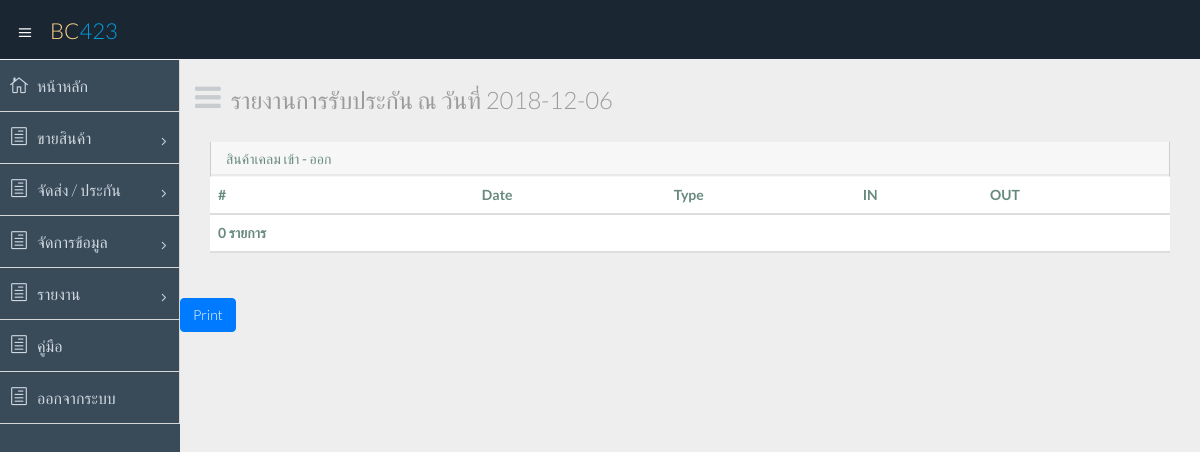
Page /report_claim_1.php on the earlier database version.
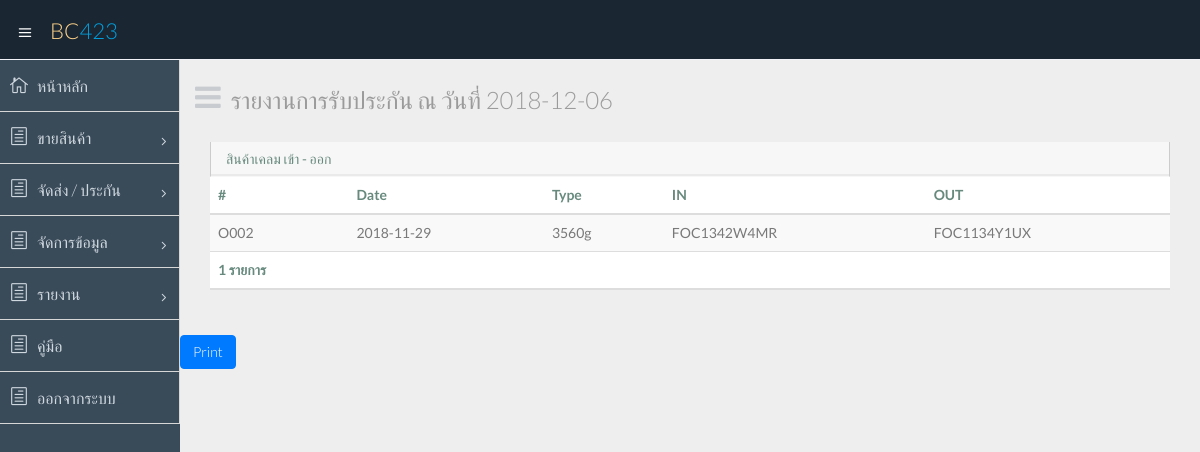
Same page on the later database version.
### tables this page shows
CREATE TABLE `claim` (
  `claim_id` int(11) NOT NULL,
  `claim_date` date NOT NULL,
  `old_sn` varchar(20) NOT NULL,
  `new_sn` varchar(20) NOT NULL,
  `claim_reason` varchar(500) DEFAULT NULL
);

CREATE TABLE `product` (
  `prod_sn` varchar(20) NOT NULL,
  `type_id` varchar(5) NOT NULL,
  `prod_in` date NOT NULL,
  `prod_status` int(11) NOT NULL,
  `orders_id` varchar(5) DEFAULT NULL
);

### report_claim_1.php (the view)
<?php
require 'header.php';
$conn = new mysqli("localhost", "root", "", "proj-warranty");
$conn->set_charset("utf8");
?>
    <section id="main-content">
      <section id="printableArea" class="wrapper">
        <div class="row">
          <div class="col-lg-12">
            <h3 class="page-header"><i class="fa fa fa-bars"></i> รายงานการรับประกัน ณ วันที่ <?php echo date("Y-m-d");?></h3>
          </div>
        </div>
          <div class="col-sm-12">
            <section class="panel">
			  <header class="panel-heading">
			    สินค้าเคลม เข้า - ออก
              </header>
              <table class="table table-striped">
                <thead>
                  <tr>
					<th>#</th>
                    <th>Date</th>
					<th>Type</th>
                    <th>IN</th>
                    <th>OUT</th>
                  </tr>
                </thead>
                <tbody>
<?php
$sql = "SELECT * FROM claim JOIN product ON claim.old_sn = product.prod_sn ORDER BY claim_date DESC";
$result = $conn->query($sql);
while($row = $result->fetch_assoc()) {
	echo "<tr><td>".$row["orders_id"]."</td><td>".$row["claim_date"]."</td><td>".$row["type_id"]."</td><td>".$row["old_sn"]."</td><td>".$row["new_sn"]."</td></tr>\n";
}
$sql = "SELECT COUNT(*) FROM claim JOIN product ON claim.old_sn = product.prod_sn ORDER BY claim_date DESC";
$result = $conn->query($sql);
while($row = $result->fetch_assoc()) {
	$count = $row["COUNT(*)"];
}
?>
                </tbody>
                <thead>
                  <tr>
                    <th><?php echo $count;?> รายการ</th>
					<th></th>
					<th></th>
					<th></th>
					<th></th>
                  </tr>
                </thead>
              </table>
            </section>
          </div>
      </section>
	 <button type="button" class="btn btn-primary" onclick="printDiv('printableArea')">Print</button>
    </section>
  </section>
<?php
require 'footer.php';
?>

Differences in the rows shown:
added claim: old_sn.orders_id "O002", claim_date "2018-11-29", old_sn.type_id "3560g", old_sn "FOC1342W4MR", new_sn "FOC1134Y1UX"
Other differences:
$count: "0" → "1"
